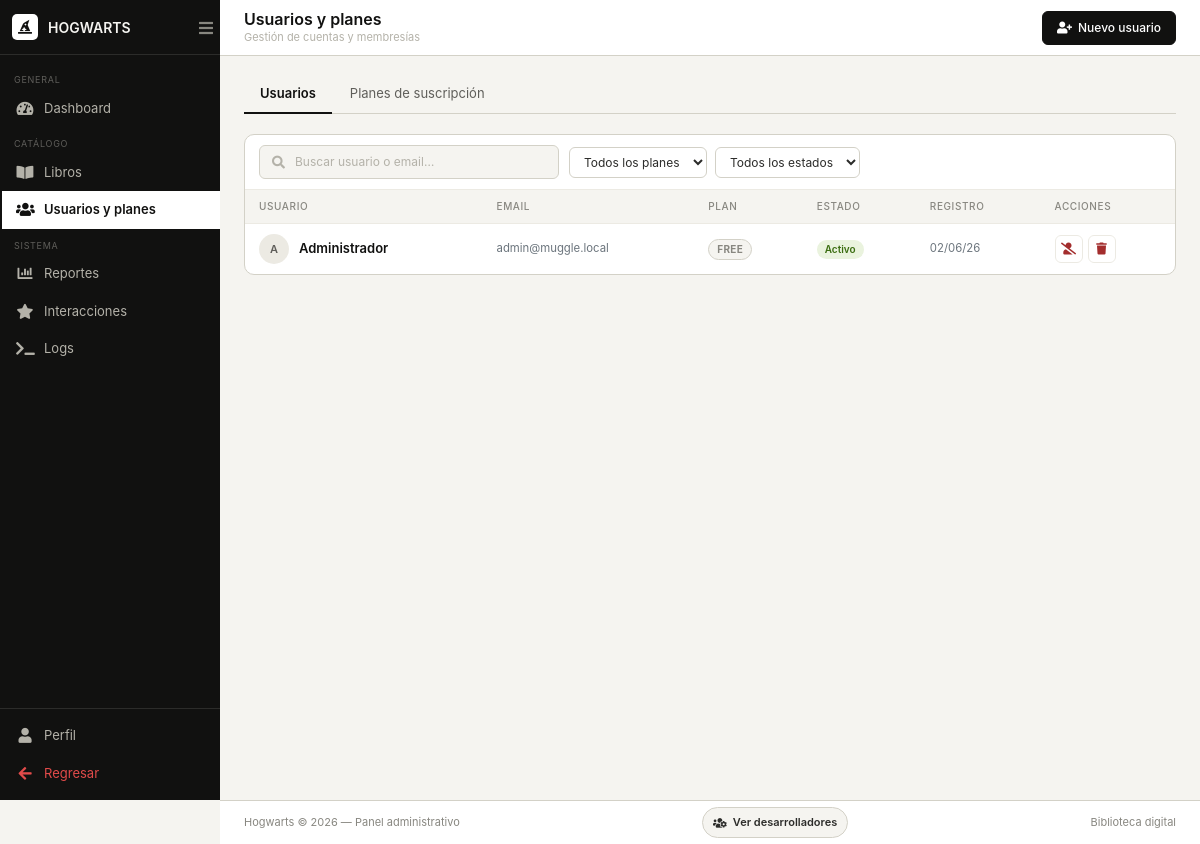
The page /src/views/admin/usuarios.php (signed in) on the database its author committed.
### tables this page shows
CREATE TABLE usuarios (
  id_usuario INT AUTO_INCREMENT PRIMARY KEY,
  nombre VARCHAR(100) NOT NULL,
  email VARCHAR(120) NOT NULL UNIQUE,
  password VARCHAR(255) NOT NULL,
  auth_provider ENUM('local','google') NOT NULL DEFAULT 'local',
  google_sub VARCHAR(64) NULL,
  prueba_7d_usada TINYINT(1) NOT NULL DEFAULT 0,
  estado ENUM('activo','inactivo','baneado') NOT NULL DEFAULT 'activo',
  id_rol INT,
  fecha_registro TIMESTAMP DEFAULT CURRENT_TIMESTAMP,
  tema_habilitado TINYINT(1) NOT NULL DEFAULT 1,
  casa_preferida VARCHAR(20) NOT NULL DEFAULT 'ravenclaw',
  UNIQUE KEY uq_usuarios_google_sub (google_sub),
  FOREIGN KEY (id_rol) REFERENCES roles(id_rol)
);

### src/models/Database.php (called while the page is built, shortened)
<?php
class Database
{
    private static ?PDO $connection = null;
    public static function getConnection(): PDO
    {
        if (self::$connection instanceof PDO) {
            return self::$connection;
        }
        $host = getenv('DB_HOST') ?: '127.0.0.1';
        $port = getenv('DB_PORT') ?: '3306';
        $dbname = getenv('DB_NAME') ?: 'biblioteca_digital';
        $user = getenv('DB_USER') ?: 'root';
        $pass = getenv('DB_PASS') ?: '';
        $hostsToTry = array_unique([$host, '127.0.0.1', 'localhost']);
        foreach ($hostsToTry as $candidateHost) {
            $dsn = "mysql:host={$candidateHost};port={$port};dbname={$dbname};charset=utf8mb4";
            try {
                self::$connection = new PDO($dsn, $user, $pass, [
                    PDO::ATTR_ERRMODE => PDO::ERRMODE_EXCEPTION,
                    PDO::ATTR_DEFAULT_FETCH_MODE => PDO::FETCH_ASSOC,
                ]);
                return self::$connection;
            } catch (PDOException $exception) {
                $lastException = $exception;
            }
        }
        $message = 'No se pudo conectar a MySQL. Verifica DB_HOST, DB_PORT, DB_NAME, DB_USER y DB_PASS.';
        throw new RuntimeException($message);
    }
}

### src/models/UserModel.php (called while the page is built, shortened)
<?php
require_once __DIR__ . '/Database.php';
class UserModel
{
    private PDO $db;
    public function __construct()
    {
        $this->db = Database::getConnection();
    }
    private function ensureTables(): void
    {
        $this->db->exec(
            "INSERT IGNORE INTO planes (id_plan, nombre, precio, descripcion) VALUES
             (1, 'Gratis',  0.00,  'Acceso a libros gratuitos'),
             (2, 'Básico',  4.99,  'Catálogo básico'),
             (3, 'Plus',    9.99,  'Catálogo ampliado con audiolibros parcial'),
             (4, 'Premium', 14.99, 'Catálogo completo con audiolibros'),
             (5, 'Prueba 7 dias', 0.00, 'Prueba gratuita por 7 dias con beneficios similares al plan Basico')"
        );
    }
    public function allUsuarios(): array
    {
        $stmt = $this->db->query(
            'SELECT u.*,
                    r.nombre AS rol_nombre,
                    p.nombre AS plan_nombre,
                    s.estado AS suscripcion_estado,
                    s.fecha_inicio,
                    s.fecha_fin
             FROM usuarios u
             LEFT JOIN roles r ON r.id_rol = u.id_rol
             LEFT JOIN suscripciones s ON s.id_usuario = u.id_usuario AND s.estado = "activa"
             LEFT JOIN planes p ON p.id_plan = s.id_plan
             ORDER BY u.fecha_registro DESC'
        );
        return $stmt->fetchAll();
    }
    public function allPlanes(): array
    {
        $stmt = $this->db->query(
            'SELECT p.*,
                    COUNT(s.id_suscripcion) AS total_usuarios
             FROM planes p
             LEFT JOIN suscripciones s ON s.id_plan = p.id_plan AND s.estado = "activa"
             GROUP BY p.id_plan
             ORDER BY p.precio ASC'
        );
        return $stmt->fetchAll();
    }
}

### src/controllers/UserController.php (called while the page is built, shortened)
<?php
require_once __DIR__ . '/../models/UserModel.php';
class UserController
{
    private UserModel $model;
    public function __construct()
    {
        $this->model = new UserModel();
    }
    public function handle(): array
    {
        return [
            'usuarios' => $this->model->allUsuarios(),
            'planes'   => $this->model->allPlanes(),
            'flash'    => $this->consumeFlash(),
        ];
    }
    private function consumeFlash(): ?array
    {
        if (!isset($_SESSION['user_flash'])) return null;
        $f = $_SESSION['user_flash'];
        return $f;
    }
}

### src/views/admin/usuarios.php (the view, shortened to what this page needs)
<?php
require_once __DIR__ . '/../../controllers/UserController.php';
$controller = new UserController();
$data       = $controller->handle();
$usuarios = $data['usuarios'];
$tab = $_GET['tab'] ?? 'usuarios';
include __DIR__ . '/../layouts/sidebar.php';
?>
<div class="admin-topbar">
    <div>
        <h1 class="topbar-title">Usuarios y planes</h1>
        <p class="topbar-sub">Gestión de cuentas y membresías</p>
    </div>
    <div class="topbar-actions">
        <?php if ($tab === 'usuarios'): ?>
        <button class="btn-admin btn-admin--primary" onclick="abrirModalUsuario()">
            <i class="fas fa-user-plus"></i> <span>Nuevo usuario</span>
        </button>
        <?php endif; ?>
    </div>
</div>
<div class="admin-content">
    <div class="admin-tabs">
        <a href="?tab=usuarios" class="admin-tab <?= $tab === 'usuarios' ? 'active' : '' ?>">Usuarios</a>
        <a href="?tab=planes"   class="admin-tab <?= $tab === 'planes'   ? 'active' : '' ?>">Planes de suscripción</a>
    </div>
    <?php if ($tab === 'usuarios'): ?>
    <div class="admin-card">
        <div class="admin-card__toolbar">
            <div class="search-box">
                <i class="fas fa-search"></i>
                <input type="text" id="buscadorUsuarios" placeholder="Buscar usuario o email…">
            </div>
            <div class="toolbar-filters">
                <select class="filter-select" id="filtroPlanUsr">
                    <option value="">Todos los planes</option>
                </select>
                <select class="filter-select" id="filtroEstadoUsr">
                    <option value="">Todos los estados</option>
                </select>
            </div>
        </div>
        <?php if (empty($usuarios)): ?>
            <div style="padding:40px 16px; text-align:center; color:var(--color-gris-mid); font-size:13px;">
                <i class="fas fa-users" style="font-size:32px; margin-bottom:10px; display:block; opacity:0.25"></i>
                No hay usuarios registrados aún.
                <br>
                <button class="btn-admin btn-admin--primary" style="margin-top:14px" onclick="abrirModalUsuario()">
                    <i class="fas fa-user-plus"></i> Crear el primero
                </button>
            </div>
        <?php else: ?>
        <div class="table-responsive">
            <table class="admin-table" id="tablaUsuarios">
                <thead>
                    <tr>
                        <th>Usuario</th><th>Email</th><th>Plan</th>
                        <th>Estado</th><th>Registro</th><th>Acciones</th>
                    </tr>
                </thead>
                <tbody>
                    <?php foreach ($usuarios as $usr):
                        $planSlug  = strtolower(str_replace(['á','é','í','ó','ú'],['a','e','i','o','u'], $usr['plan_nombre'] ?? 'free'));
                        $partes    = explode(' ', trim($usr['nombre']));
                        $iniciales = mb_strtoupper(mb_substr($partes[0], 0, 1)) .
                                     (isset($partes[1]) ? mb_strtoupper(mb_substr($partes[1], 0, 1)) : '');
                        $estClase  = match($usr['estado']) { 'activo' => 'activo', 'baneado' => 'suspendido', default => 'inactivo' };
                    ?>
                    <tr data-plan="<?= htmlspecialchars($planSlug) ?>"
                        data-estado="<?= htmlspecialchars($usr['estado']) ?>">
                        <td>
                            <div class="book-cell">
                                <div class="user-avatar"><?= htmlspecialchars($iniciales) ?></div>
                                <div class="book-name"><?= htmlspecialchars($usr['nombre']) ?></div>
                            </div>
                        </td>
                        <td class="text-secondary small"><?= htmlspecialchars($usr['email']) ?></td>
                        <td><span class="badge-plan badge-plan--<?= $planSlug ?>"><?= strtoupper($planSlug) ?></span></td>
                        <td><span class="badge-estado badge-estado--<?= $estClase ?>"><?= ucfirst($usr['estado']) ?></span></td>
                        <td class="text-secondary small"><?= date('d/m/y', strtotime($usr['fecha_registro'])) ?></td>
                        <td>
                            <div class="action-btns">
                                <form method="POST" style="display:inline">
                                    <?php if ($usr['estado'] === 'activo'): ?>
                                    <button type="submit" class="action-btn action-btn--danger" title="Desactivar"
                                            onclick="return confirm('Desactivar a <?= htmlspecialchars(addslashes($usr['nombre'])) ?>?')">
                                        <i class="fas fa-user-slash"></i>
                                    </button>
                                    <?php else: ?>
                                    <button type="submit" class="action-btn action-btn--success" title="Reactivar">
                                        <i class="fas fa-user-check"></i>
                                    </button>
                                    <?php endif; ?>
                                </form>
                                <form method="POST" style="display:inline">
                                    <button type="submit" class="action-btn action-btn--danger" title="Eliminar"
                                            onclick="return confirm('Eliminar permanentemente a <?= htmlspecialchars(addslashes($usr['nombre'])) ?>?')">
                                        <i class="fas fa-trash"></i>
                                    </button>
                                </form>
                            </div>
                        </td>
                    </tr>
                    <?php endforeach; ?>
                </tbody>
            </table>
        </div>
        <?php endif; ?>
    </div>
    <?php endif; ?>
</div>
<?php include __DIR__ . '/../layouts/footer.php'; ?>

### assets/css/notifications.css (style rules this page uses)
:root { --notify-font: -apple-system, BlinkMacSystemFont, 'Segoe UI', sans-serif; }

### src/views/admin/usuarios.php (style rules this page uses)
.action-btn { background: none; border: 0.5px solid var(--color-crema-mid); border-radius: 6px; padding: 5px 9px; cursor: pointer; font-size: 12px; color: var(--color-gris-dark); transition: all .15s; }
.action-btn--danger { color: var(--color-danger-dark); }

### rows shown on the page
usuarios: nombre "A", nombre "Administrador", email "admin@muggle.local", planSlug "FREE", estado "Activo", fecha_registro "02/06/26"
